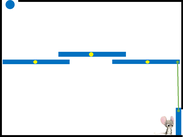
#> input picture images/Easy.png, 183 x 137 px, shrunk from 962 x 722 before the run, found by its file name
$ python ObjectDetectionTest.py
#> lines starting #> are read from the running program, lines starting #| are printed output that depends on the picture; after the words box and inside, x2 and y2 are one past the last pixel; in counts of white or black regions, pixels touching at a corner belong together
### loader/ImageLoader.py
import os
from enum import Enum

import numpy as np
import cv2 as cv
from objects.Colors import Colors

class Difficulty(Enum):
    root_path = os.path.dirname(__file__)
    EASY = os.path.join(root_path, 'images', 'Easy.png')
    MEDIUM = os.path.join(root_path, "images", "Medium.png")
    MEDIUM_FAST = os.path.join(root_path, "images", "Medium_Fast.png")
    HARD = os.path.join(root_path, "images", "Hard.png")
    HARD_REV = os.path.join(root_path, "images", "Hard_Rev.png")
    TEST = os.path.join(root_path, "images", "Test.png")
    TEST_SMALL = os.path.join(root_path, "images", "Test_Small.png")
    TEST_SMALL_2 = os.path.join(root_path, "images", "Test_Small_2.png")
    TEST_5_1 = os.path.join(root_path, "images", "5_1.png")
    CENTEROID = os.path.join(root_path, "images", "Centeroid_Check.png")

    B = os.path.join(root_path, "images", "B.png")
    G = os.path.join(root_path, "images", "G.png")
    L = os.path.join(root_path, "images", "L.png")

    Dropandtip = os.path.join(root_path, "images", "DropAndTip.png")
    Liquid = os.path.join(root_path, "images", "Liquid.png")
    Liquid2 = os.path.join(root_path, "images", "Liquid_2.png")
    Scatter = os.path.join(root_path, "images", "Scatter.png")

def load_image(Difficulty):
    """
    Blue [255. 0. 0.]
    Yellow [255. 255. 0.]
    Green [0. 128. 0.]

    Black [0. 0. 0.]
    White [255. 255. 255.]

    Red discarded

    in BGR color space.

    :param Difficulty: Enum for images path
    :return: original_image, new_image(color matched), binary_image
    """
    print("Loading Image with difficulty : ", Difficulty.name)
    original_image = np.array(cv.imread(Difficulty.value))
#> original_image is the input picture: shape (137, 183, 3); mean B, G, R 239.7, 236.8, 231.9
    print("Image dimension : ", original_image.shape)
#| Image dimension :  (137, 183, 3)

    new_image, binary_image, color_matrix = aggregate_colors(original_image)

    return original_image, new_image, binary_image, color_matrix

# [42 lines left out: functions reload, reload_colors, not called in this run]


def aggregate_colors(image):
    """

    :param image: image in numpy array
    :return: new_image, integer_image(experimental)
    """
    new_img = np.zeros(shape=image.shape)
    binary_image = np.zeros(shape=(len(image), len(image[0])))
#> binary_image: shape (137, 183) float64; every value is 0

    # g, b(blue), y, w, d(black)
    color_matrix = np.zeros(shape=(len(image), len(image[0])), dtype=str)
    for row in range(len(image)):
        row_len = len(image[row])
        for pix in range(row_len):
            r = image[row][pix][2]
            g = image[row][pix][1]
            b = image[row][pix][0]

            # Black boost
            if r < 5 and g < 5 and b < 5:
                new_img[row][pix] = np.array([0., 0., 0.])
                color_matrix[row][pix] = "d"
            # White boost
            elif r > 250 and g > 250 and b > 250:
                new_img[row][pix] = np.array([255., 255., 255.])
                color_matrix[row][pix] = "w"

            # Blue designation
            elif r + 10 < b and g + 10 < b:
                # Yellow designation
                if g > 240 and r > 240:
                    new_img[row][pix] = np.array([0., 255., 255.])
                    color_matrix[row][pix] = "y"
                else:
                    new_img[row][pix] = np.array([255., 0., 0.])
                    color_matrix[row][pix] = "b"

            # Green designation
            elif r + 10 < g and b + 10 < g:
                # Yellow
                if g > 240 and r > 240:
                    new_img[row][pix] = np.array([0., 255., 255.])
                    color_matrix[row][pix] = "y"
                # Green
                else:
                    new_img[row][pix] = np.array([0., 128., 0.])
                    color_matrix[row][pix] = "g"

            elif g + 10 < r and b + 10 < r:
                # Yellow designation
                if g > 240 and r > 240:
                    new_img[row][pix] = np.array([0., 255., 255.])
                    color_matrix[row][pix] = "y"
                # Red designation convert red to white
                else:
                    new_img[row][pix] = np.array([255., 255., 255.])
                    color_matrix[row][pix] = "w"
            else:
                new_img[row][pix] = np.array([255., 255., 255.])
                color_matrix[row][pix] = "w"

            # binary image
            if r > 240 and g > 240 and b > 240:
                binary_image[row][pix] = np.array(255)
            else:
                binary_image[row][pix] = np.array(0)
#> this loop made 137 passes
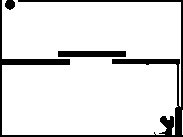
#> binary_image: shape (137, 183) float64; 88.5% white; 3 black regions, box (x1, y1, x2, y2) and area: (0, 0, 183, 137) 2397, (58, 51, 126, 57) 408, (5, 0, 15, 10) 79
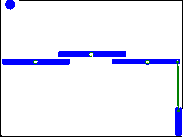
#> new_img: shape (137, 183, 3) float64; mean B, G, R 247.7, 234.5, 233.8

    return new_img, binary_image, color_matrix


# [6 lines left out: function show_image, not called in this run]

def show_image(image):
    cv.namedWindow('image', cv.WINDOW_NORMAL)
    cv.imshow('image', image)
    cv.waitKey(0)
    cv.destroyAllWindows()

# [5 lines left out: function print_color_matrix, not called in this run]

### detector/ObjectDetector.py
import numpy as np
import cv2 as cv
from objects.Object import Object

class ObjectDetector:
    def __init__(self, aggregated_image, binary_image, color_matrix):
        self.aggregated_image = aggregated_image
        self.binary_image = binary_image
        self.color_matrix = color_matrix

        self.objects_array = []
        self.objects = {}
        self.objects_by_color = {}

        self.row_len = len(self.aggregated_image)
#> self.row_len = 137
        self.col_len = len(self.aggregated_image[0])
#> self.col_len = 183

        self.color_list = ["d", "b", "g", "y"]

        self.label_plane = np.full(shape=(self.row_len, self.col_len), fill_value=0)

    def scan_image(self):
        self.color_segregated, self.segregated_binary = self.segregate_by_color()
        self.find_connected_components()

        print("Identified ", len(self.objects_array), "objects")

    def segregate_by_color(self):
        segregated = {}
        segregated_binary = {}

        for color in self.color_list:
            tmp_cordinates = []
            tmp_binary = np.full(shape=(self.row_len, self.col_len), fill_value=0)

            for row in range(self.row_len):
                for pix in range(self.col_len):
                    if self.color_matrix[row][pix] == color:
                        #print(color, end=" ")
                        tmp_cordinates.append((row, pix))
                        tmp_binary[row][pix] = 255
                    else:
                        pass
                        #print(" ", end=" ")
                #print()

            segregated[color] = tmp_cordinates
            segregated_binary[color] = tmp_binary
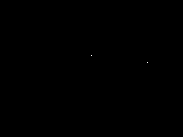
#> tmp_binary: shape (137, 183) int64; 0.01% white in thin lines or dots, all inside (x1, y1, x2, y2) = (91, 55, 148, 63)
#> after the loop, segregated = 4 items; segregated_binary = 4 items

        return segregated, segregated_binary # dict

    def find_connected_components(self):
        self.label_counter = 1

        for color in self.color_list:
            binary = self.segregated_binary[color]
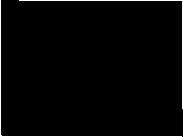
#> binary: shape (137, 183) int64; 2.4% white in thin lines or dots
            cv.imwrite("./tmp_" + color + ".PNG", binary)
            image = cv.imread("./tmp_" + color + ".PNG", cv.CV_8UC1)
            self.cv_find(image, color)

    def cv_find(self, image, color):
#> called with color = 'd'
        ret, thresh = cv.threshold(image, 0, 255, cv.THRESH_BINARY + cv.THRESH_OTSU)
#> ret = 0
        # You need to choose 4 or 8 for connectivity type
        connectivity = 8
        # Perform the operation
        output = cv.connectedComponentsWithStats(thresh, connectivity, cv.CV_32S)
        # Get the results
        # The first cell is the number of labels
        num_labels = output[0]
#> num_labels = 3
        # The second cell is the label matrix
        labels = output[1]
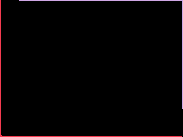
#> labels: shape (137, 183) int32; 3 distinct labels, from 0 to 2; one colour per label, 0 black
        # The third cell is the stat matrix
        stats = output[2]
#> stats = [[1, 0, 182, 137, 24480], [0, 0, 182, 137, 319], [19, 0, 164, 109, 272]]
        # The fourth cell is the centroid matrix
        centroids = output[3]
#> centroids = [[91.05, 68.01], [51.64, 106.8], [132.9, 21.64]]

        self.gather_coordinates(labels, num_labels, color)

    def gather_coordinates(self, labels, num_labels, color):
#> called with num_labels = 3, color = 'd'
        for l in range(1, num_labels):
            tmp_array = []
            for row in range(len(labels)):
                for pix in range(len(labels[0])):
                    if labels[row][pix] == l:
                        tmp_array.append((row, pix))
                        self.label_plane[row][pix] = self.label_counter

            obj = Object(self.label_counter)
            obj.coordinates = tmp_array
            obj.set_color(color)

            self.objects[self.label_counter] = obj
            self.objects_array.append(obj)

            self.label_counter += 1
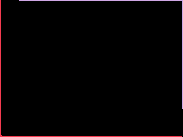
#> self.label_plane: shape (137, 183) int64; 3 distinct labels, from 0 to 2; one colour per label, 0 black
#> after the loop, self.label_counter = 3
#| Identified  15 objects

    def drop_small_objects(self):
        print(self.color_segregated)
        print(self.segregated_binary)

    # [4 lines left out: function remove_object, not called in this run]

    def print_label_plane(self):
        for row in self.label_plane:
            for pix in range(len(row)):
                print(row[pix], end="\t")
            print()

    def get_objects(self):
        return self.objects

    def get_objects_array(self):
        return self.objects_array

    def get_label_plane(self):
        return self.label_plane

### objects/Object.py
from threading import Thread

class Object:
    def __init__(self, object_id):
        self.object_id = object_id

        # Coordinates of all pixels an object currently occupying
        self.coordinates = []
        self.boundaries = []
        self.internal_neighbors = []
        self.external_neighbors = []
        self.centroid = None

        self.pixel_occupation = 0

        # by default
        self.color = "w"

        # An object with collision_lock set to True cannot move further
        self.collision_lock = False
        self.unstable = False
        self.pivoted = False
        self.string_attached = False

        self.pivoted_by = 0
        self.front_end = []
        self.back_end = []
        self.width = 0
        #
        self.upper_object = None
        self.bottom_object = None
        self.point_of_impact = None

    def object_post_processing(self):
        self.size = len(self.coordinates)

    def get_id(self):
        return self.object_id

    def set_color(self, color):
        self.color = color

    def insert_coordinate(self, coordinate):
        self.coordinates.append(coordinate)

    def get_coordinates(self):
        return self.coordinates

    def get_color(self):
        return self.color

    def get_size(self):
        return self.size

    # [6 lines left out: function print_properties, not called in this run]

### tests/ObjectDetectionTest.py
from loader.ImageLoader import *
from detector.ObjectDetector import ObjectDetector

import matplotlib.pyplot as plt

original, new, binary, color_matrix = load_image(Difficulty.EASY)

obj_detector = ObjectDetector(new, binary, color_matrix)
obj_detector.scan_image()
obj_detector.print_label_plane()

objects = obj_detector.get_objects()
#> objects = 15 items
coords = []
for idx in range(1, len(objects)):
    coords.append(objects[idx].get_coordinates())
#> this loop made 14 passes
#> after the loop, coords = 14 items

show_image(new)

for c in coords:
    for pix in c:
        plt.scatter(x=pix[0], y=pix[1], color='b')
#> this loop made 14 passes
#> c on passes 8, 9, 10, 14: [(52, 90), (52, 91), (52, 92), (53, 89)], [(55, 89), (56, 90), (56, 91)], [(54, 93)], [(55, 91)]

plt.show()
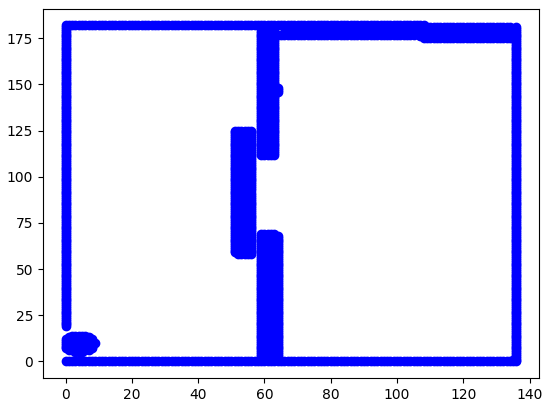
#> figure drawn by matplotlib, 1 panel

print(objects[1].get_color())
